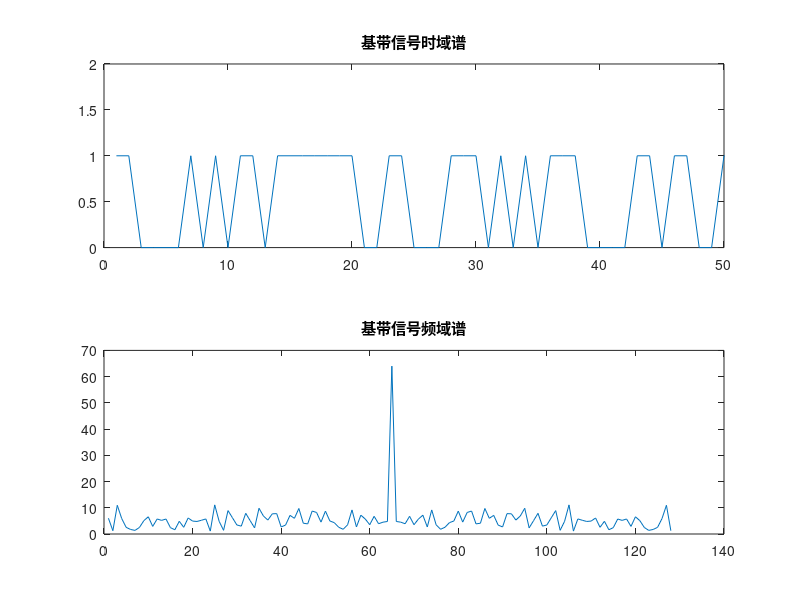
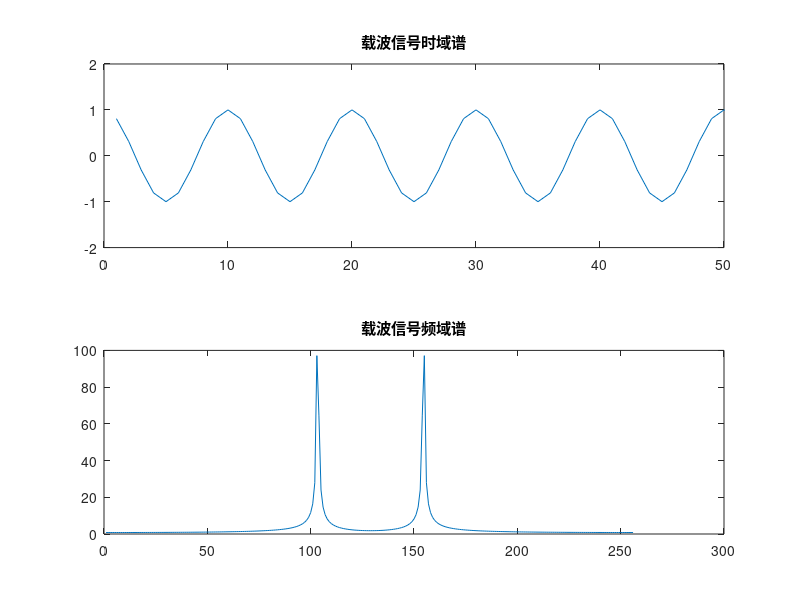

Source code (MATLAB) for these figures, in order: (Note: this script raises an error after producing the figures.)
clc;clear; close all
Fc=36;
Fs=360;
Fd=20;
t=1/360:1/360:20;
x=ceil(rand(1,100000)-0.5);
FFT1=abs(fft(x,128));
figure(1)
subplot(211);
plot(x);
title("基带信号时域谱")
axis([0 50 0 2])
subplot(212)
plot(fftshift(abs(FFT1)))
title("基带信号频域谱")

carry=cos(2*pi*Fc*t);
FFT2=abs(fft(carry,256));
figure(2)
subplot(211)
plot(carry)
title("载波信号时域谱")
axis([0 50 -2 2])
subplot(212)
plot(fftshift(abs(FFT2)))
title("载波信号频域谱")

y=dmod(x,Fc,Fd,Fs,'ask',2);%调用数字带通调制函数dmod进行2ASK调制
for i=1:20
    if x(i)==0
        yy(30*(i-1)+1:30*i)=0;
    else
        yy(30*(i-1)+1:30*i)=y(30*(i-1)+1:30*i);
    end 
end
FFT3=abs(fft(yy,256));
figure(3)
subplot(211);
plot(yy);
title('调制信号时域谱');
subplot(212)
plot(fftshift(abs(FFT3)));
title('调制信号频域谱');

z=ddemod(y,Fc,Fd,Fs,'ask',2);
FFT4=abs(fft(z,64));
figure(4)
subplot(211);
plot(z);
title('解调信号时域谱');
axis([0 50 0 2])
subplot(212)
plot(fftshift(abs(FFT4)));
title('解调信号频域谱');

Ynt1=awgn(y,6);
YNT1=abs(fft(Ynt1,256));
figure(5)
subplot(211)
plot(Ynt1);
title('SNR为6的高斯白噪声调制信号时域谱');
axis([0 50 -2 2])
subplot(212)
plot(fftshift(YNT1));
title('SNR为6的高斯白噪声调制信号频域谱');

z1=ddemod(Ynt1,Fc,Fd,Fs,'ask',2);
Z1=abs(fft(z1,256));
figure(6)
subplot(211)
plot(z1);
title('加入SNR为6的高斯白噪声解调信号时域谱');
axis([0 50 0 2])
subplot(212)
plot(fftshift(Z1))
title('加入SNR为6的高斯白噪声解调信号频域谱');

Ynt2=awgn(y,-2);
YNT2=abs(fft(Ynt2,256));
figure(7)
subplot(211)
plot(Ynt2);
title('SNR为-2的高斯白噪声调制信号时域谱');
axis([0 50 0 2])
subplot(212)
plot(fftshift(YNT2));
title('SNR为-2的高斯白噪声调制信号频域谱');

z2=ddemod(Ynt2,Fc,Fd,Fs,'ask',2);
Z2=abs(fft(z2,256));
figure(8)
subplot(211)
plot(z2);
title('加入SNR为-2的高斯白噪声解调信号时域谱');
axis([0 50 0 2])
subplot(212)
plot(fftshift(Z2))
title('加入SNR为-2的高斯白噪声解调信号频域谱');

SNR=-10:10;
for i=1:length(SNR) 
    Ynt3=awgn(y,SNR(i));	%加入高斯小噪声，信噪比从-10dB到10dB
Z=ddemod(Ynt3,Fc,Fd,Fs,'ask',2); %调用数字带通解调函数ddemod对加噪声信号进行解调
[br, Pe(i)]=symerr(x,Z);%对解调后加大噪声信号误码分析，br为符号误差数，Pe(i)为符号误差率
end
figure(9)
semilogy(SNR,Pe);			% 调用semilogy函数绘制信噪比与误码率的关系曲线
xlabel('信噪比 SNR(r/dB)');
ylabel('误码率 Pe');
title('信噪比与误码率的关系');
%axis([-10 2 0 1])
grid on